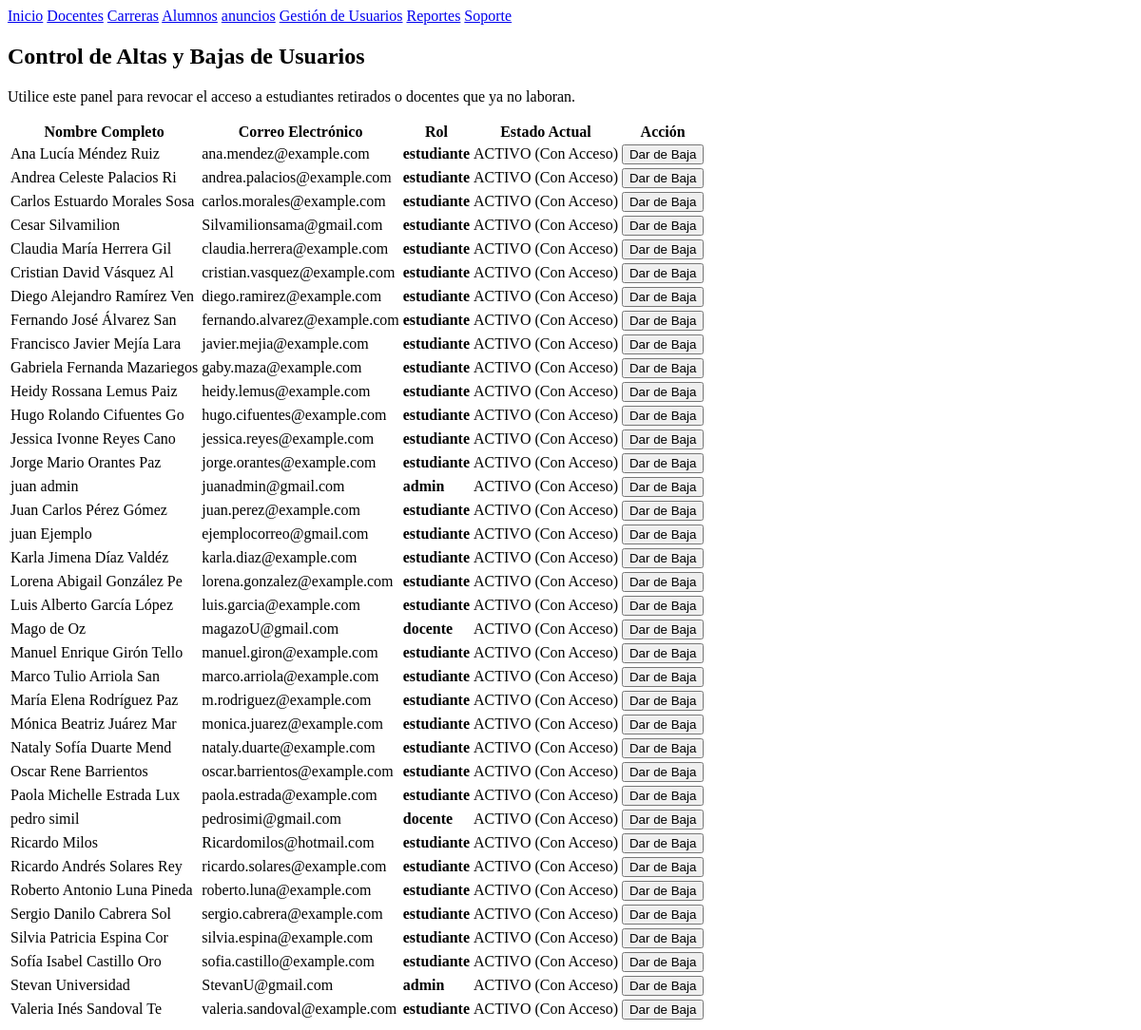
/Administrativo/gestion_u.php (signed in), run on an earlier commit of the app's database.
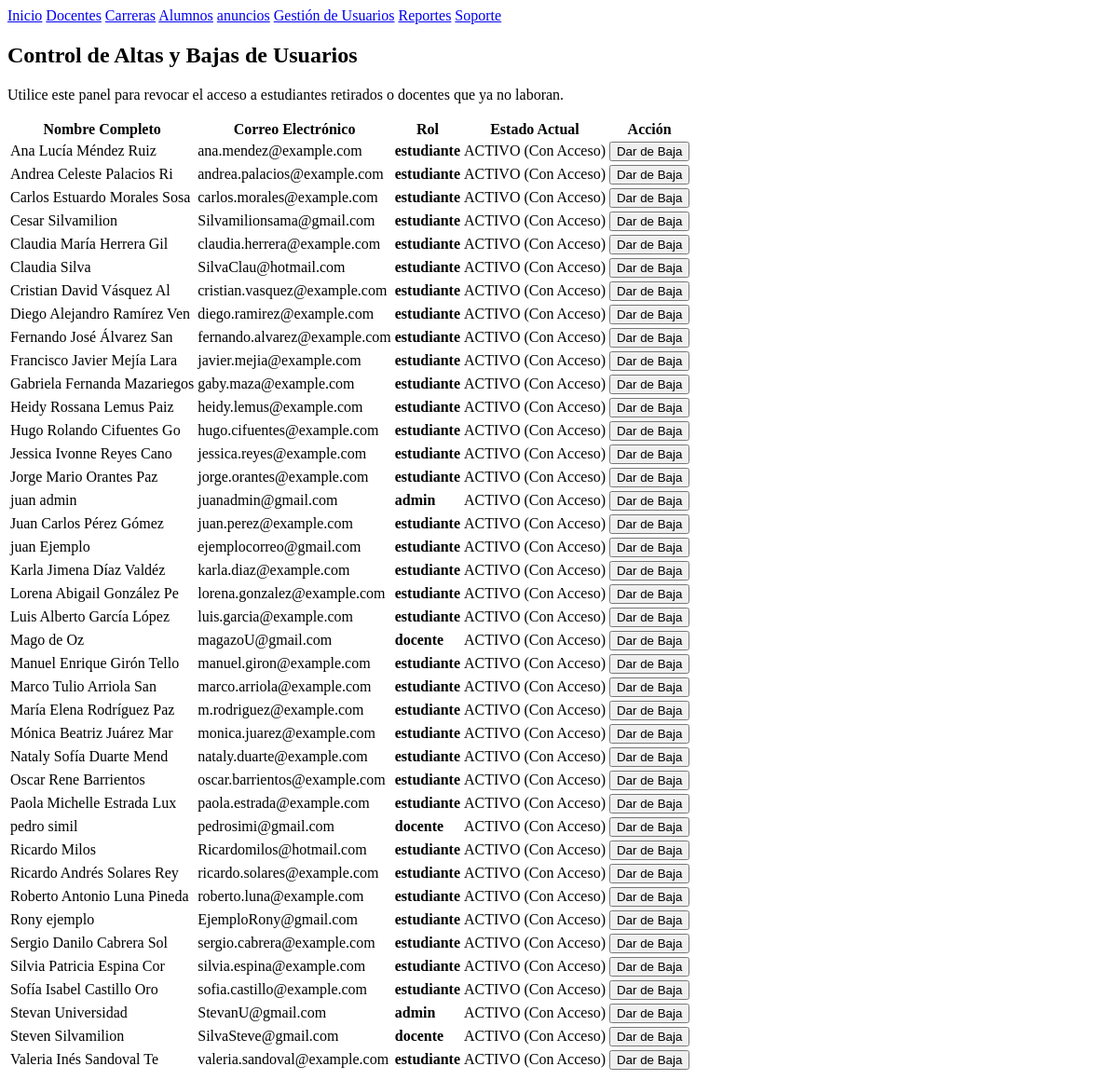
And on a later commit of the database.
### tables this page shows
CREATE TABLE IF NOT EXISTS `usuarios` (
  `id_usuario` int NOT NULL AUTO_INCREMENT,
  `nombre` varchar(100) DEFAULT NULL,
  `correo` varchar(100) DEFAULT NULL,
  `contraseña` varchar(255) DEFAULT NULL,
  `estado` tinyint DEFAULT '1',
  PRIMARY KEY (`id_usuario`),
  UNIQUE KEY `correo` (`correo`)
);

CREATE TABLE IF NOT EXISTS `roles` (
  `id_rol` int NOT NULL AUTO_INCREMENT,
  `nombre_rol` varchar(50) DEFAULT NULL,
  PRIMARY KEY (`id_rol`)
);

### Administrativo/procesa_gestion_u.php (called while the page is built, shortened)
<?php
require '../conexion.php';
try {
    $sql_busqueda = "SELECT u.id_usuario, u.nombre, u.correo, u.estado, r.nombre_rol
                     FROM usuarios u
                     INNER JOIN usuario_roles ur ON u.id_usuario = ur.id_usuario
                     INNER JOIN roles r ON ur.id_rol = r.id_rol
                     WHERE r.nombre_rol != 'Administrador'
                     ORDER BY u.nombre ASC";
    $usuarios = $conexion->query($sql_busqueda)->fetchAll(PDO::FETCH_ASSOC);
} catch(PDOException $e) {
    $mensaje = "Error al cargar la lista: " . $e->getMessage();
}
?>

### Administrativo/gestion_u.php (the view, shortened to what this page needs)
<?php
require 'procesa_gestion_u.php';
?>
<!DOCTYPE html>
<html lang="es">
<head>
</head>
<body>
        <?php
        require 'encabezado.php';
        ?>
<div class="contenedor">
    <h2>Control de Altas y Bajas de Usuarios</h2>
    <p>Utilice este panel para revocar el acceso a estudiantes retirados o docentes que ya no laboran.</p>
    <table>
        <thead>
            <tr>
                <th>Nombre Completo</th>
                <th>Correo Electrónico</th>
                <th>Rol</th>
                <th>Estado Actual</th>
                <th>Acción</th>
            </tr>
        </thead>
        <tbody>
            <?php foreach ($usuarios as $u): ?>
                <tr>
                    <td><?= htmlspecialchars($u['nombre']) ?></td>
                    <td><?= htmlspecialchars($u['correo']) ?></td>
                    <td><strong><?= htmlspecialchars($u['nombre_rol']) ?></strong></td>
                    <td>
                        <?php if($u['estado'] == 1): ?>
                            <span class="badge activo">ACTIVO (Con Acceso)</span>
                        <?php else: ?>
                            <span class="badge inactivo">INACTIVO (Bloqueado)</span>
                        <?php endif; ?>
                    </td>
                    <td>
                        <form action="" method="POST" onsubmit="return confirm('¿Confirmar cambio de estado para este usuario?');">
                            <?php if($u['estado'] == 1): ?>
                                <button type="submit" name="cambiar_estado" class="btn-toggle btn-dar-baja">Dar de Baja</button>
                            <?php else: ?>
                                <input type="hidden" name="nuevo_estado" value="1">
                                <button type="submit" name="cambiar_estado" class="btn-toggle btn-dar-alta">Reactivar Acceso</button>
                            <?php endif; ?>
                        </form>
                    </td>
                </tr>
            <?php endforeach; ?>
        </tbody>
    </table>
</div>
</body>
</html>

### Administrativo/encabezado.php (shortened to what this page needs)
<!DOCTYPE html>
<html lang="es">
<head>
</head>
        <nav>
        <a href="inicio_admin.php">Inicio</a>
        <a href="acciones_docentes.php">Docentes</a>
        <a href="acciones_cursos.php">Carreras</a>
        <a href="acciones_alumnos.php">Alumnos</a>
        <a href="../anuncios.php">anuncios</a>
        <a href="gestion_u.php">Gestión de Usuarios</a>
        <a href="reportes.php">Reportes</a>
        <a href="gestion_tickets.php">Soporte</a>
        </nav>
</body>
</html>

What changed in the data, as far as the page shows it:
added usuarios: nombre "Claudia Silva", correo "SilvaClau@hotmail.com", roles.nombre_rol "estudiante", estado "ACTIVO (Con Acceso)"
added usuarios: nombre "Rony ejemplo", correo "EjemploRony@gmail.com", roles.nombre_rol "estudiante", estado "ACTIVO (Con Acceso)"
added usuarios: nombre "Steven Silvamilion", correo "SilvaSteve@gmail.com", roles.nombre_rol "docente", estado "ACTIVO (Con Acceso)"
